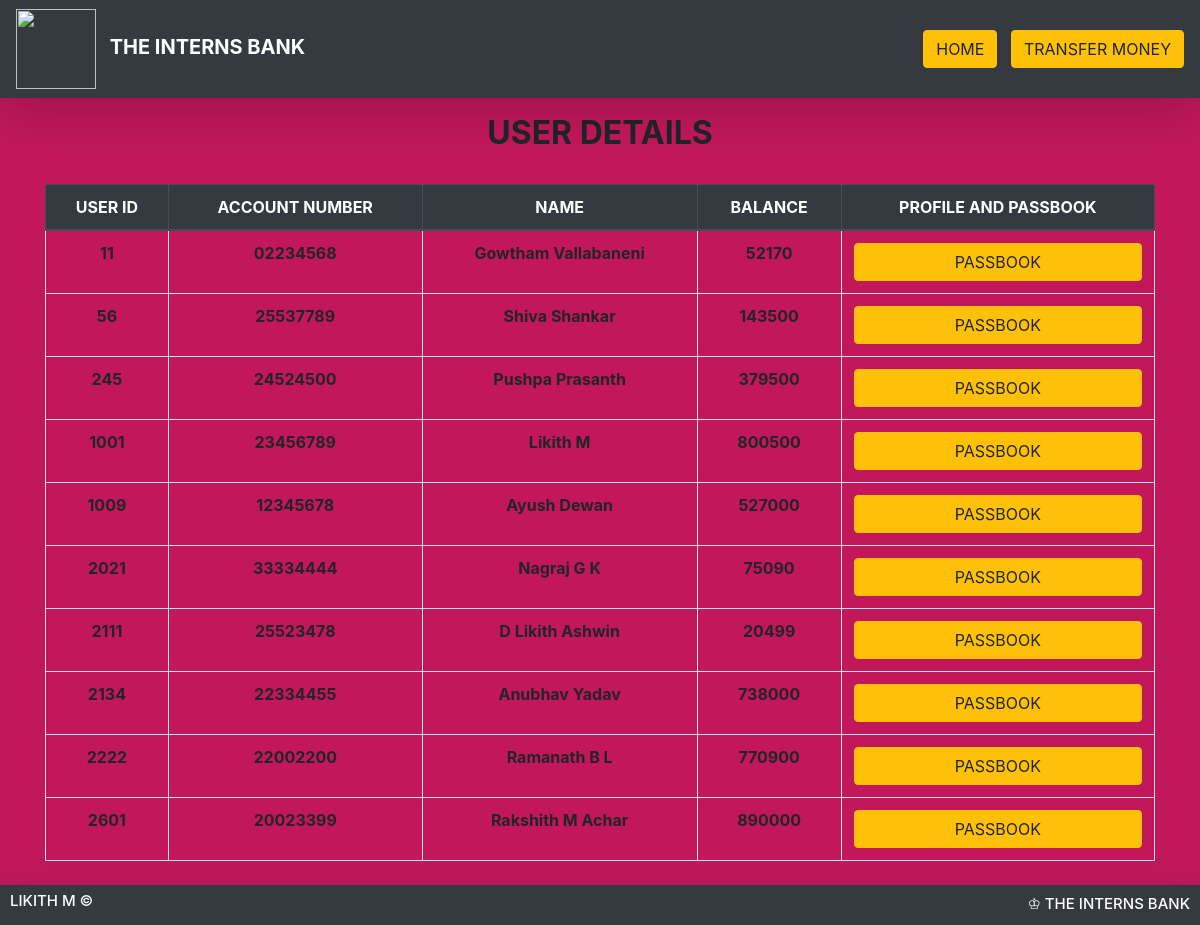
Screenshot of /user.php with the database file from the repository.
### tables this page shows
CREATE TABLE `user` (
  `id` int(4) NOT NULL,
  `ac` varchar(10) NOT NULL,
  `name` varchar(20) NOT NULL,
  `no` varchar(20) NOT NULL,
  `email` varchar(30) NOT NULL,
  `amt` int(11) NOT NULL
);

### user.php (the view, shortened to what this page needs)
 <html>
<head>
  <link rel="stylesheet" href="https://stackpath.bootstrapcdn.com/bootstrap/4.3.1/css/bootstrap.min.css">
</head>
<body style="background-color:#c2185b">
<nav class="navbar navbar-expand-lg py-1 navbar-dark bg-dark shadow-lg mb-3">
    <a href="#" class="navbar-brand">
      <img src="http://www.assignmentpoint.com/wp-content/uploads/2013/06/List-of-Banks-in-Bangladesh.jpg" width="80" alt="" class="d-inline-block align-left mr-2">
      <span class="text-uppercase font-weight-bold">THE INTERNS BANK</span>
    </a>
<div id="navbarTogglerDemo02" class="collapse navbar-collapse">
      <ul class="navbar-nav ml-auto">
        <li class="nav-item"><a href="index.php"> <button type="button" class="btn btn-warning">HOME</button></a></li>
        <li class="nav-item"><a href="sender.php"> <button type="button" class="btn btn-warning">TRANSFER MONEY</button></a></li>
      </ul>
    </div>
</nav>
<?php
$link=new mysqli("localhost","root","","bankdetails") or die("DATA NOT FOUND");
$res=$link->query("select * from user");
?>
<div class="container text-center">
<h2><b>USER DETAILS</b></h2>
<br>
<div class="table-responsive mb-5">
<table class='table table-hover table-bordered text-center'>
<thead class="thead-dark">
  <tr>
    <th scope="col">USER ID</th>
    <th scope="col">ACCOUNT NUMBER</th>
    <th scope="col">NAME</th>
    <th scope="col">BALANCE</th>
    <th scope="col">PROFILE AND PASSBOOK</th>
  </tr>
</thead>
<tbody>
<?php
while($row=$res->fetch_row())
{
?>
<tr>
<th scope="row"><?php echo $row[0] ?></th>
<td><?php echo $row[1] ?></td>
<td><?php echo $row[2] ?></td>
<td><?php echo $row[5] ?></td>
<td>
<a href="passbook.php?id= <?php echo $row[0] ;?>"> <button type="button" class="btn btn-warning btn-block">PASSBOOK</button></a>
</td>
</tr>
<?php
}
?>
</tbody>
</table>
</div>
</div>
<?php
include 'footer.php';
?>
</body>
</html>

### user.php (style rules this page uses)
* { margin:0; padding:0; }
td { font-weight: bold; }

### rows the page displays
user: id "11", ac "02234568", name "Gowtham Vallabaneni", amt "52170"
user: id "56", ac "25537789", name "Shiva Shankar", amt "143500"
user: id "245", ac "24524500", name "Pushpa Prasanth", amt "379500"
user: id "1001", ac "23456789", name "Likith M", amt "800500"
user: id "1009", ac "12345678", name "Ayush Dewan", amt "527000"
user: id "2021", ac "33334444", name "Nagraj G K", amt "75090"
user: id "2111", ac "25523478", name "D Likith Ashwin", amt "20499"
user: id "2134", ac "22334455", name "Anubhav Yadav", amt "738000"
user: id "2222", ac "22002200", name "Ramanath B L", amt "770900"
user: id "2601", ac "20023399", name "Rakshith M Achar", amt "890000"
